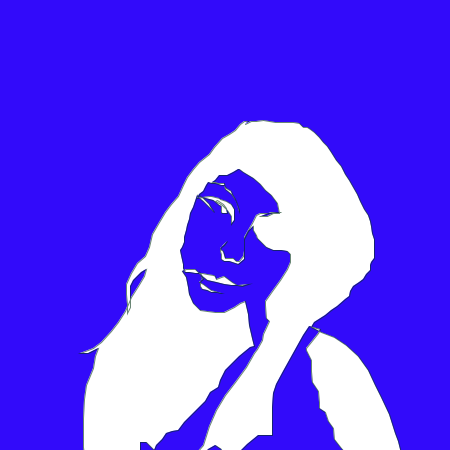
Frame 1 (no input)
Frame 2 (the mouse pressed at the canvas centre, redrawn once): identical to frame 1, image omitted

The Processing sketch that drew this single still picture (run headless with seeded random() and noise(); the mouse was pressed at the canvas centre and the sketch redrawn once):

// Processing sketch: processing_43033
// ── processing_43033.pde


                
     void setup () {
  size(450 , 450);
background(50,10,250,80);
stroke(250,250,210,10);
stroke(0,50,20,150);
 noLoop();
  smooth();
beginShape();
}
 void draw (){
    
vertex(245,124);
 
vertex(251,121);
 
vertex(256,121);
 
vertex(263,120);
 
vertex(269,121);
 
vertex(275,122);
 
vertex(281,122);
 
vertex(288,122);
 
vertex(293,122);
 
vertex(299,123);
 
vertex(303,127);
 
vertex(307,127);
 
vertex(310,129);
 
vertex(314,132);
 
vertex(319,137);
 
vertex(323,142);
 
vertex(327,146);
 
vertex(331,152);
 
vertex(336,160);
 
vertex(341,166);
 
vertex(345,174);
 
vertex(349,180);
 
vertex(353,187);
 
vertex(357,194);
 
vertex(360,201);
 
vertex(364,209);
 
vertex(368,215);
 
vertex(370,221);
 
vertex(371,226);
 
vertex(372,233);
 
vertex(374,239);
 
vertex(374,245);
 
vertex(374,252);
 
vertex(374,258);
 
vertex(371,262);
 
vertex(370,265);
 
vertex(370,270);
 
vertex(366,274);
 
vertex(363,279);
 
vertex(359,282);
 
vertex(353,286);
 
vertex(350,291);
 
vertex(349,296);
 
vertex(345,299);
 
vertex(337,306);
 
vertex(331,310);
 
vertex(325,315);
 
vertex(314,322);
 
vertex(311,327);
 
vertex(321,332);
 
vertex(334,337);
 
vertex(346,345);
 
vertex(358,356);
 
vertex(368,370);
 
vertex(375,385);
 
vertex(381,397);
 
vertex(389,414);
 
vertex(395,433);
 
vertex(398,441);
 
vertex(401,453);
 
vertex(403,465);
 
vertex(403,474);
 
vertex(405,479);
 
vertex(404,492);
 
vertex(347,491);
 
vertex(339,486);
 
vertex(339,477);
 
vertex(346,474);
 
vertex(349,470);
 
vertex(349,457);
 
vertex(341,448);
 
vertex(334,439);
 
vertex(333,428);
 
vertex(328,421);
 
vertex(325,412);
 
vertex(319,408);
 
vertex(319,402);
 
vertex(318,391);
 
vertex(312,382);
 
vertex(311,371);
 
vertex(311,360);
 
vertex(306,350);
 
vertex(306,348);
 
vertex(318,333);
 
vertex(320,329);
 
vertex(309,326);
 
vertex(303,335);
 
vertex(293,353);
 
vertex(283,371);
 
vertex(276,384);
 
vertex(273,393);
 
vertex(272,407);
 
vertex(272,422);
 
vertex(272,435);
 
vertex(258,435);
 
vertex(247,444);
 
vertex(238,453);
 
vertex(231,486);
 
vertex(227,472);
 
vertex(223,459);
 
vertex(221,449);
 
vertex(215,445);
 
vertex(208,449);
 
vertex(200,458);
 
vertex(192,467);
 
vertex(180,473);
 
vertex(169,475);
 
vertex(175,471);
 
vertex(190,460);
 
vertex(203,445);
 
vertex(209,426);
 
vertex(216,410);
 
vertex(225,395);
 
vertex(235,382);
 
vertex(246,367);
 
vertex(254,353);
 
vertex(257,349);
 
vertex(262,340);
 
vertex(263,334);
 
vertex(269,321);
 
vertex(266,318);
 
vertex(265,305);
 
vertex(265,301);
 
vertex(272,291);
 
vertex(280,280);
 
vertex(287,269);
 
vertex(290,262);
 
vertex(290,254);
 
vertex(287,251);
 
vertex(281,250);
 
vertex(273,250);
 
vertex(266,247);
 
vertex(262,243);
 
vertex(257,238);
 
vertex(256,235);
 
vertex(253,230);
 
vertex(253,226);
 
vertex(253,226);
 
vertex(248,231);
 
vertex(244,239);
 
vertex(244,246);
 
vertex(244,254);
 
vertex(244,259);
 
vertex(238,264);
 
vertex(232,262);
 
vertex(229,261);
 
vertex(224,261);
 
vertex(221,259);
 
vertex(221,254);
 
vertex(220,251);
 
vertex(220,248);
 
vertex(224,245);
 
vertex(227,241);
 
vertex(222,246);
 
vertex(220,249);
 
vertex(223,251);
 
vertex(225,258);
 
vertex(233,258);
 
vertex(236,261);
 
vertex(239,261);
 
vertex(243,256);
 
vertex(244,251);
 
vertex(244,245);
 
vertex(244,241);
 
vertex(244,237);
 
vertex(248,230);
 
vertex(252,223);
 
vertex(256,215);
 
vertex(260,213);
 
vertex(266,213);
 
vertex(272,213);
 
vertex(277,212);
 
vertex(281,212);
 
vertex(271,212);
 
vertex(266,214);
 
vertex(261,216);
 
vertex(259,216);
 
vertex(263,216);
 
vertex(267,216);
 
vertex(273,213);
 
vertex(277,213);
 
vertex(279,213);
 
vertex(277,203);
 
vertex(271,195);
 
vertex(265,190);
 
vertex(260,184);
 
vertex(253,178);
 
vertex(243,172);
 
vertex(239,169);
 
vertex(238,169);
 
vertex(233,172);
 
vertex(227,175);
 
vertex(223,175);
 
vertex(219,175);
 
vertex(215,180);
 
vertex(212,182);
 
vertex(212,182);
 
vertex(215,182);
 
vertex(218,183);
 
vertex(221,183);
 
vertex(224,183);
 
vertex(225,189);
 
vertex(230,193);
 
vertex(232,195);
 
vertex(236,201);
 
vertex(238,208);
 
vertex(239,211);
 
vertex(239,210);
 
vertex(237,204);
 
vertex(235,199);
 
vertex(232,194);
 
vertex(231,191);
 
vertex(226,188);
 
vertex(224,185);
 
vertex(221,185);
 
vertex(218,184);
 
vertex(215,183);
 
vertex(211,183);
 
vertex(208,182);
 
vertex(206,185);
 
vertex(203,191);
 
vertex(199,194);
 
vertex(197,198);
 
vertex(203,197);
 
vertex(209,196);
 
vertex(211,196);
 
vertex(219,198);
 
vertex(220,199);
 
vertex(226,201);
 
vertex(231,204);
 
vertex(234,209);
 
vertex(234,214);
 
vertex(234,220);
 
vertex(231,224);
 
vertex(231,220);
 
vertex(231,216);
 
vertex(227,210);
 
vertex(222,205);
 
vertex(219,203);
 
vertex(215,201);
 
vertex(217,200);
 
vertex(223,204);
 
vertex(226,208);
 
vertex(227,213);
 
vertex(224,213);
 
vertex(222,213);
 
vertex(221,212);
 
vertex(221,208);
 
vertex(221,206);
 
vertex(219,205);
 
vertex(213,200);
 
vertex(205,198);
 
vertex(202,197);
 
vertex(199,195);
 
vertex(203,198);
 
vertex(209,204);
 
vertex(210,206);
 
vertex(214,212);
 
vertex(203,201);
 
vertex(198,197);
 
vertex(197,195);
 
vertex(193,207);
 
vertex(190,213);
 
vertex(189,219);
 
vertex(187,225);
 
vertex(186,230);
 
vertex(184,237);
 
vertex(184,242);
 
vertex(182,247);
 
vertex(180,250);
 
vertex(181,255);
 
vertex(183,264);
 
vertex(183,268);
 
vertex(185,272);
 
vertex(189,272);
 
vertex(195,273);
 
vertex(202,273);
 
vertex(207,274);
 
vertex(213,275);
 
vertex(215,276);
 
vertex(216,279);
 
vertex(221,277);
 
vertex(224,276);
 
vertex(228,279);
 
vertex(232,282);
 
vertex(237,285);
 
vertex(242,286);
 
vertex(248,284);
 
vertex(239,285);
 
vertex(231,285);
 
vertex(224,284);
 
vertex(216,282);
 
vertex(207,280);
 
vertex(202,276);
 
vertex(200,273);
 
vertex(202,279);
 
vertex(200,282);
 
vertex(200,286);
 
vertex(202,289);
 
vertex(207,290);
 
vertex(211,292);
 
vertex(217,292);
 
vertex(220,293);
 
vertex(221,293);
 
vertex(211,290);
 
vertex(203,284);
 
vertex(199,282);
 
vertex(203,279);
 
vertex(199,273);
 
vertex(195,269);
 
vertex(190,269);
 
vertex(186,269);
 
vertex(182,271);
 
vertex(186,277);
 
vertex(188,287);
 
vertex(189,294);
 
vertex(193,303);
 
vertex(200,310);
 
vertex(207,311);
 
vertex(215,312);
 
vertex(224,312);
 
vertex(234,307);
 
vertex(240,303);
 
vertex(245,301);
 
vertex(245,301);
 
vertex(248,314);
 
vertex(249,325);
 
vertex(252,338);
 
vertex(254,346);
 
vertex(250,347);
 
vertex(239,356);
 
vertex(230,365);
 
vertex(225,370);
 
vertex(220,380);
 
vertex(218,387);
 
vertex(210,392);
 
vertex(205,401);
 
vertex(197,409);
 
vertex(184,422);
 
vertex(178,430);
 
vertex(172,431);
 
vertex(166,433);
 
vertex(162,439);
 
vertex(156,445);
 
vertex(154,450);
 
vertex(146,442);
 
vertex(140,442);
 
vertex(140,450);
 
vertex(127,460);
 
vertex(102,484);
 
vertex(93,490);
 
vertex(87,475);
 
vertex(83,447);
 
vertex(83,418);
 
vertex(84,399);
 
vertex(86,385);
 
vertex(93,368);
 
vertex(95,356);
 
vertex(98,348);
 
vertex(88,353);
 
vertex(80,353);
 
vertex(93,348);
 
vertex(101,342);
 
vertex(111,331);
 
vertex(118,322);
 
vertex(125,311);
 
vertex(131,297);
 
vertex(138,286);
 
vertex(144,276);
 
vertex(146,269);
 
vertex(141,272);
 
vertex(133,280);
 
vertex(130,286);
 
vertex(130,293);
 
vertex(130,301);
 
vertex(130,307);
 
vertex(127,313);
 
vertex(127,304);
 
vertex(126,294);
 
vertex(126,284);
 
vertex(131,273);
 
vertex(137,263);
 
vertex(145,256);
 
vertex(149,247);
 
vertex(152,234);
 
vertex(159,222);
 
vertex(165,212);
 
vertex(171,204);
 
vertex(178,196);
 
vertex(183,185);
 
vertex(187,177);
 
vertex(193,169);
 
vertex(199,162);
 
vertex(209,154);
 
vertex(214,147);
 
vertex(222,138);
 
vertex(229,134);
 
vertex(235,130);
 
vertex(240,124);
 
vertex(244,121);
 
vertex(248,121);
 
endShape();
}
           
